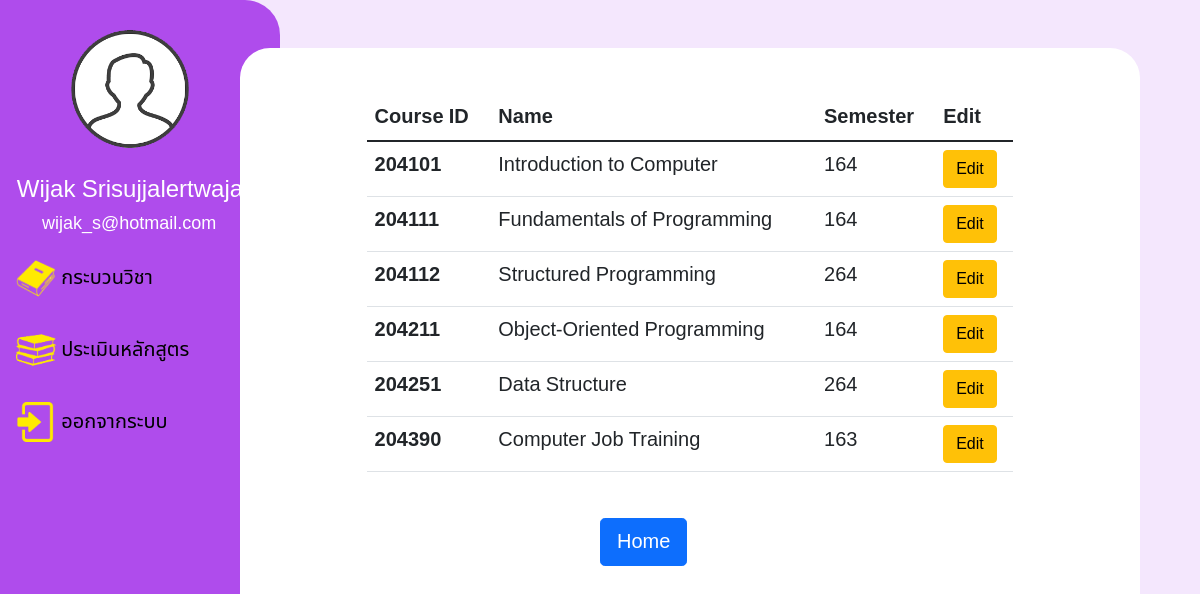
The app's page /editCourse.php (signed in) with its own data.
### tables this page shows
CREATE TABLE `teacher` (
  `teachID` int(10) NOT NULL,
  `teachName` varchar(255) NOT NULL,
  `teachSurname` varchar(255) NOT NULL,
  `teachEmail` varchar(255) NOT NULL,
  `password` varchar(255) NOT NULL,
  `urole` varchar(25) NOT NULL
);

CREATE TABLE `course` (
  `crsNo` int(11) NOT NULL,
  `crsName` varchar(30) NOT NULL,
  `semester` int(3) NOT NULL,
  `teach_id` int(11) DEFAULT NULL
);

### editCourse.php (the view, shortened to what this page needs)
<?php
    require_once "config/db.php";
?>
<!DOCTYPE html>
<html lang="en">
<head>
</head>
<body>
    <?php include 'navbar.php' ?>
    <div class="content">
    <div class="row justify-conyent-center">
        <table class="table table-hover">
            <thead>
                <tr>
                    <th>Course ID</th>
                    <th>Name</th>
                    <th>Semester</th>
                    <th>Edit</th>
                </tr>
            </thead>
            <tbody>
            <?php
                    $stmt = $conn->query("SELECT * FROM course ");
                    $stmt->execute();
                    $data = $stmt->fetchAll();
                    if (!$data) {
                        echo "<p><td colspan='6' class='text-center'>No data available</td></p>";
                    } else {
                    foreach($data as $row)  {
                ?>
                    <tr>
                    <th scope="row"><?php echo $row['crsNo']; ?></th>
                        <td><?php echo $row['crsName']; ?></td>
                        <td><?php echo $row['semester']; ?></td>
                        <td>
                        <a href="edit.php?crsNo=<?php echo $row['crsNo']; ?>" class="btn btn-warning">Edit</a>
                        </td>
                    <?php } } ?>
                </tbody>
        </table>
    </div>
    <br>
    <a href="courseList.php" role="button" class="btn btn-primary btn-lg" style="margin-left: 40%;">Home</a>
</div>
</body>
</html>

### navbar.php (shortened to what this page needs)
<!DOCTYPE html>
<html lang="en">
<head>
	<link rel="stylesheet" href="css/bootstrap.min.css">
</head>
<body>
<div class="grid-container">
<div class="sidebar">
	<img src="img/human.png" alt="" width="120" height="120" style="margin-left: 70px; margin-bottom: 10%; margin-top: 10%; background-color: none">
	<?php
		require_once 'config/db.php';
		$row['teachID'] = $_SESSION['user'];
		$status = $row['teachID'];
		$stmt = $conn -> prepare("SELECT teachName, teachSurname, teachEmail FROM teacher WHERE teachID = $status");
		$stmt -> execute();
		$result = $stmt -> fetchAll();
		foreach ($result as $user) {
	?>
	<h3 style="font-size: 24px; color: white; margin-left: 6%;"><?php echo $user['teachName'].' '.$user['teachSurname']  ?></h3>
	<h5 style="font-size: 18px; color: white; margin-left: 15%;"><?php echo $user['teachEmail'] ?></h5>
	<?php } ?>
	<a class="dropdown-btn" ><img src="img/book.png" alt="" width="40" height="40"> กระบวนวิชา <i class="fa fa-caret-down"></i></a>
	<a href="#"><img src="img/books.png" alt="" width="40" height="40"> ประเมินหลักสูตร</a>
	<a href="logout.php"><img src="img/login.png" alt="" width="40" height="40"> ออกจากระบบ</a>
</div>
</div>
</body>
</html>

### navbar.php (style rules this page uses)
body { margin: 0; font-family: 'Noto Sans Thai', sans-serif; font-size: 20px; background-color: #F4E7FD; }
.grid-container { display: grid; grid: 281px; }
.sidebar { margin: 0; padding: 0; width: 280px; background-color: #AF4CEC; position: fixed; height: 100%; overflow: auto; border-radius: 0px 35px 35px 0px; }
.sidebar a, .dropdown-btn { display: block; color: black; padding: 16px; text-decoration: none; width: auto; cursor: pointer; }

### editCourse.php (style rules this page uses)
div.content { position: absolute; margin: 0; left: 20%; top: 6%; padding: 0; height: 90%; border-radius: 30px; width: 75%; background-color: white; }
.table { table-layout: auto; width: 70%; left: 50%; font-size: 20px; margin-left: 15%; margin-top: 5%; }

### records on screen
teacher: teachName "Wijak", teachSurname "Srisujjalertwaja", teachEmail "wijak_s@hotmail.com"
course: crsNo "204101", crsName "Introduction to Computer", semester "164"
course: crsNo "204111", crsName "Fundamentals of Programming", semester "164"
course: crsNo "204112", crsName "Structured Programming", semester "264"
course: crsNo "204211", crsName "Object-Oriented Programming", semester "164"
course: crsNo "204251", crsName "Data Structure", semester "264"
course: crsNo "204390", crsName "Computer Job Training", semester "163"
